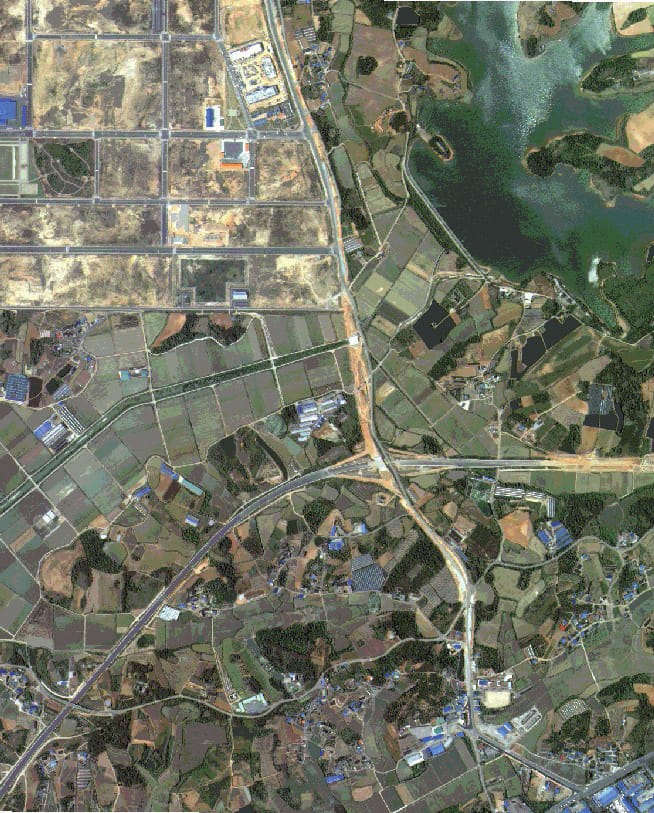
#> input picture satellite_processor/samples/City-1.jpeg, 654 x 813 px
$ python main.py --input samples/City-1.jpeg --operation grayscale
#> lines starting #> are read from the running program, lines starting #| are printed output that depends on the picture
### satellite_processor/processor.py
import os
from typing import Optional

import cv2
import numpy as np


def _assert_supported(path: str) -> None:
    ext = os.path.splitext(path)[1].lower()
    if ext not in {".jpg", ".jpeg", ".png", ".tif", ".tiff"}:
        raise ValueError(f"Unsupported format: {ext}")


def load_image(path: str) -> np.ndarray:
    """Load image as numpy array (keeps original bands when possible)."""
#> called with path = 'samples/City-1.jpeg'
    _assert_supported(path)
    if not os.path.exists(path):
        raise FileNotFoundError(path)

    img = cv2.imread(path, cv2.IMREAD_UNCHANGED)
#> img is the input picture: shape (813, 654, 3); mean B, G, R 100.5, 115.6, 112.7
    if img is None:
        raise ValueError(f"Failed to read image: {path}")

    if img.ndim == 3 and img.shape[2] >= 3:
        img = cv2.cvtColor(img, cv2.COLOR_BGR2RGB)
    return img


def apply_grayscale(img: np.ndarray) -> np.ndarray:
    """Convert to grayscale (2D uint8 image)."""
    if img.ndim == 2:
        return _to_uint8(img)
    rgb = img[:, :, :3]
    gray = cv2.cvtColor(rgb, cv2.COLOR_RGB2GRAY)
    return _to_uint8(gray)


# [51 lines left out: functions apply_contrast_enhancement, apply_edge_detection, apply_ndvi_like, _normalize_01, not called in this run]


def _to_uint8(img: np.ndarray) -> np.ndarray:
    """Convert to uint8 safely (scales if needed)."""
    if img.dtype == np.uint8:
        return img
    img_f = img.astype(np.float32)
    mn, mx = float(np.min(img_f)), float(np.max(img_f))
    if mx - mn < 1e-12:
        return np.zeros(img.shape, dtype=np.uint8)
    scaled = (img_f - mn) / (mx - mn)
    return (scaled * 255).clip(0, 255).astype(np.uint8)


def _clahe(u8_gray: np.ndarray) -> np.ndarray:
    clahe = cv2.createCLAHE(clipLimit=2.0, tileGridSize=(8, 8))
    return clahe.apply(u8_gray)


def _looks_rgb(img: np.ndarray) -> bool:
    """Heuristic: assume already RGB if last dim is 3 and dtype is uint8."""
    return img.ndim == 3 and img.shape[2] >= 3

### satellite_processor/utils.py
import os
from typing import Union

import numpy as np
from PIL import Image


def ensure_dir(path: str) -> None:
    os.makedirs(path, exist_ok=True)


def stem_with_suffix(input_path: str, suffix: str) -> str:
    base = os.path.basename(input_path)
    stem, _ = os.path.splitext(base)
    return f"{stem}_{suffix}"


def save_image(path: str, img: Union[np.ndarray, Image.Image]) -> None:
    """Save numpy arrays via Pillow (supports grayscale and RGB)."""
    ensure_dir(os.path.dirname(path) or ".")

    if isinstance(img, Image.Image):
        img.save(path)
        return

    arr = np.asarray(img)
    if arr.ndim == 2:
        im = Image.fromarray(arr.astype(np.uint8), mode="L")
    else:
        im = Image.fromarray(arr.astype(np.uint8), mode="RGB")
    im.save(path)

### satellite_processor/main.py
import argparse
import os

from processor import (
    apply_contrast_enhancement,
    apply_edge_detection,
    apply_grayscale,
    apply_ndvi_like,
    load_image,
)
from utils import ensure_dir, save_image, stem_with_suffix


def parse_args() -> argparse.Namespace:
    p = argparse.ArgumentParser(description="Simple satellite image processing MVP")
    p.add_argument("--input", required=True, help="Path to input image (.jpg, .png, .tif)")
    p.add_argument(
        "--operation",
        required=True,
        choices=["grayscale", "enhance", "edges", "ndvi", "all"],
        help="Operation to apply",
    )
    p.add_argument(
        "--output",
        default=os.path.join(os.path.dirname(__file__), "output"),
        help="Output directory (default: satellite_processor/output)",
    )
    return p.parse_args()


def main() -> int:
    args = parse_args()
    ensure_dir(args.output)

    img = load_image(args.input)
    ops = [args.operation] if args.operation != "all" else ["grayscale", "enhance", "edges", "ndvi"]

    for op in ops:
        if op == "grayscale":
            out = apply_grayscale(img)
        elif op == "enhance":
            out = apply_contrast_enhancement(img)
        elif op == "edges":
            out = apply_edge_detection(img)
        elif op == "ndvi":
            out = apply_ndvi_like(img)
            if out is None:
                print(f"input={args.input} operation=ndvi output=SKIPPED (needs 3+ bands)")
                continue
        else:
            raise ValueError(f"Unknown operation: {op}")

        out_path = os.path.join(args.output, stem_with_suffix(args.input, op) + ".png")
        save_image(out_path, out)
        print(f"input={args.input} operation={op} output={out_path}")
#> this loop made 1 pass
#> pass 1, in apply_grayscale, `gray = cv2.cvtColor(rgb, cv2.COLOR_RGB2GRAY)`:
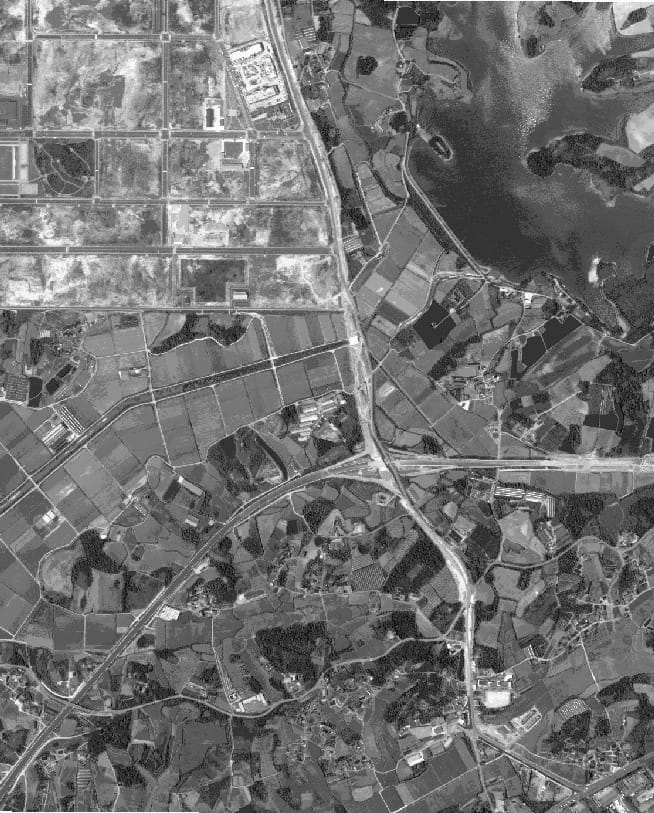
#> gray: shape (813, 654); min 0, max 255, mean 113

    return 0


if __name__ == "__main__":
    raise SystemExit(main())
#> (the program exits here)

$ run again, on satellite_processor/samples/Desert.jpeg
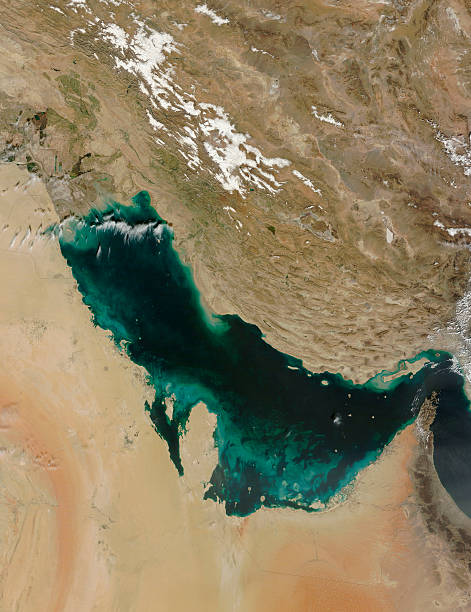
#> input picture satellite_processor/samples/Desert.jpeg, 471 x 612 px
#> in load_image, img is the input picture: shape (612, 471, 3); mean B, G, R 96.7, 126, 137.7
#> the loop in main, `for op in ops:` made 1 pass
#> pass 1, in apply_grayscale, `gray = cv2.cvtColor(rgb, cv2.COLOR_RGB2GRAY)`:
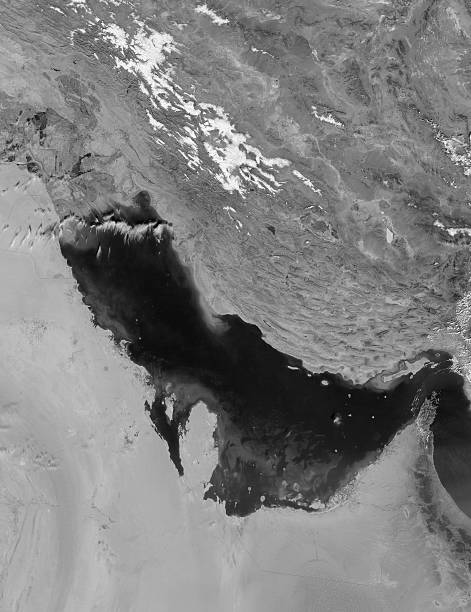
#> gray: shape (612, 471); min 0, max 255, mean 126.2

$ run again, on satellite_processor/samples/India.jpeg
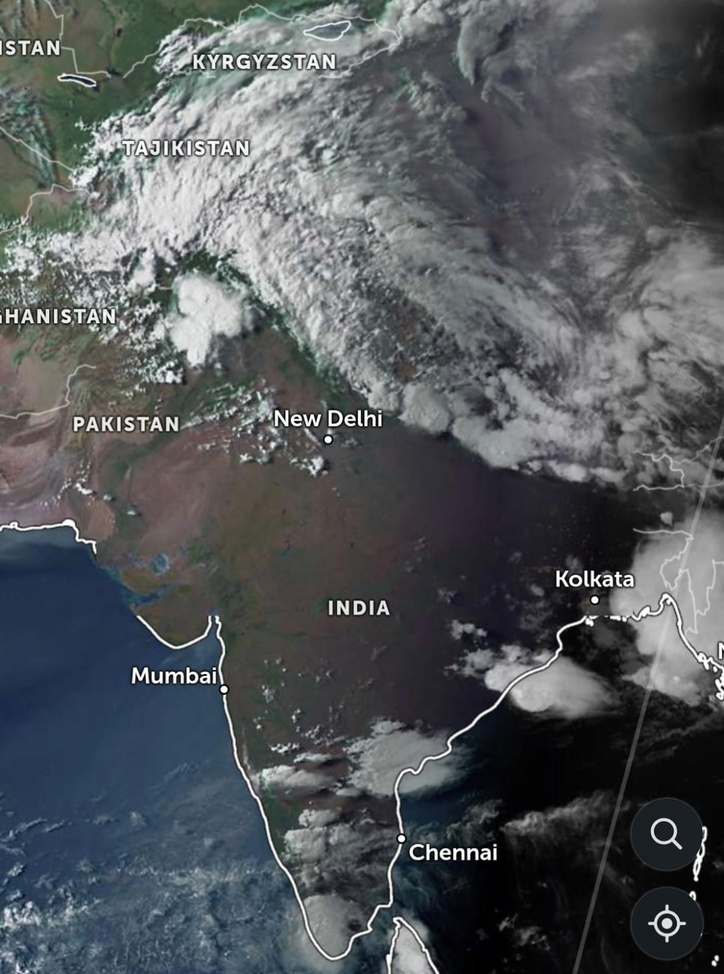
#> input picture satellite_processor/samples/India.jpeg, 724 x 974 px, shrunk from 1190 x 1600 before the run
#> in load_image, img is the input picture: shape (974, 724, 3); mean B, G, R 91, 87.8, 83.9
#> the loop in main, `for op in ops:` made 1 pass
#> pass 1, in apply_grayscale, `gray = cv2.cvtColor(rgb, cv2.COLOR_RGB2GRAY)`:
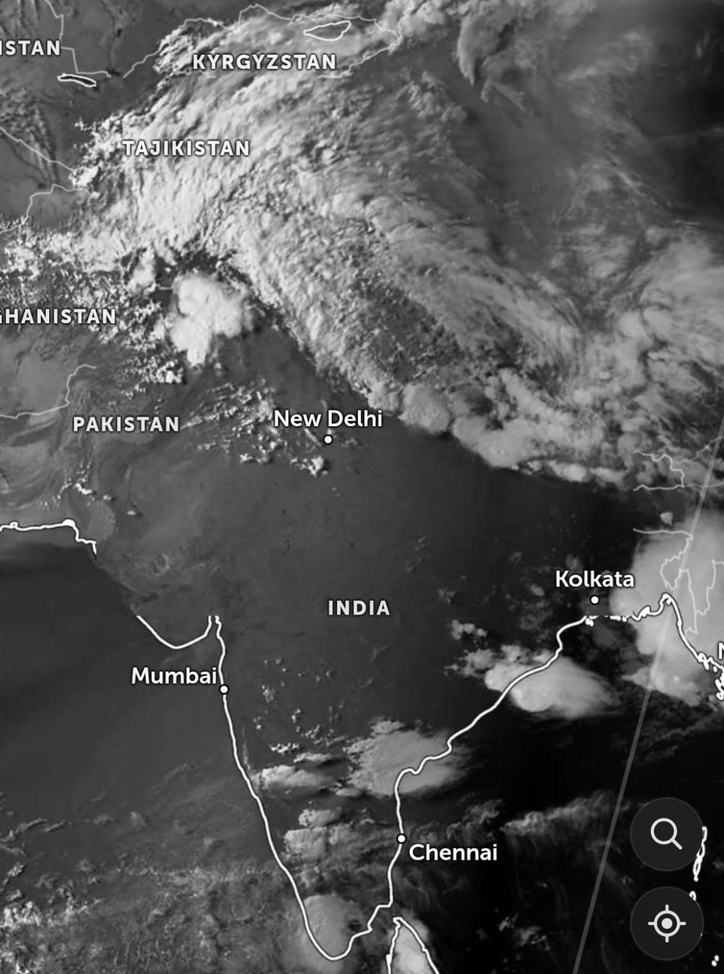
#> gray: shape (974, 724); min 0, max 255, mean 87

$ run again, on satellite_processor/samples/Snow.jpeg
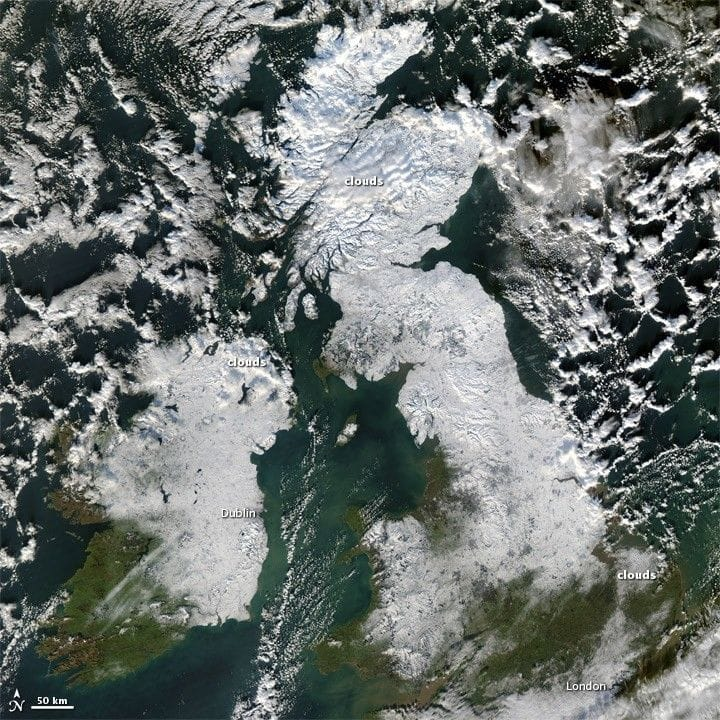
#> input picture satellite_processor/samples/Snow.jpeg, 720 x 720 px
#> in load_image, img is the input picture: shape (720, 720, 3); mean B, G, R 109.8, 112.7, 106.1
#> the loop in main, `for op in ops:` made 1 pass
#> pass 1, in apply_grayscale, `gray = cv2.cvtColor(rgb, cv2.COLOR_RGB2GRAY)`:
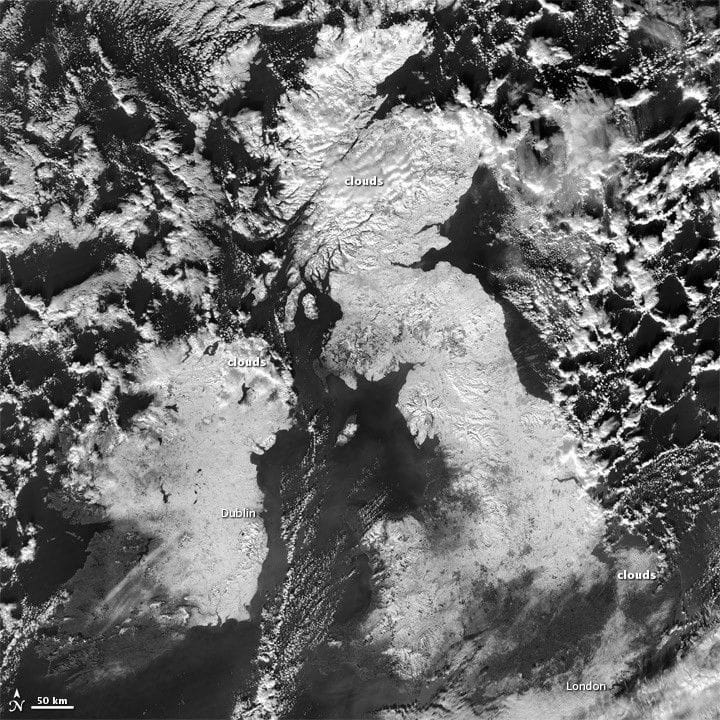
#> gray: shape (720, 720); min 0, max 255, mean 110.4
